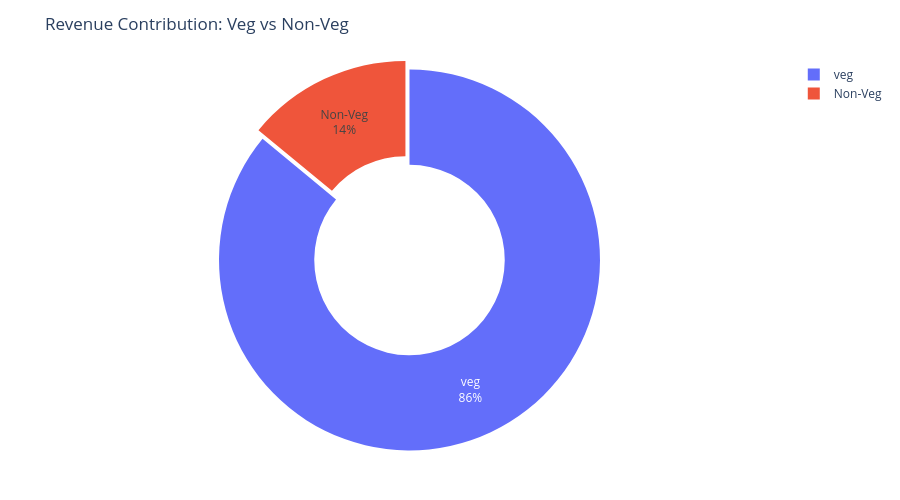

Write notebook code for a chart like this one.
### Code cell
fig = px.pie(
    food_revenue,
    values="Price (INR)",
    names="Food Category",
    hole=0.5,
    title="Revenue Contribution: Veg vs Non-Veg",
)

fig.update_traces(
    textinfo="percent+label",
    pull=[0.05,0]
)

fig.update_layout(
    height=500,
    margin=dict(t=60, b=40, l=40, r=40)
)

fig.show()

### Figure 1 — Plotly figure (JSON) as saved in the notebook; plotly's stock layout.template omitted (floating-point values rounded to 4 significant figures)
{"data": [{"domain": {"x": [0, 1], "y": [0, 1]}, "hole": 0.5, "hovertemplate": "Food Category=%{label}<br>Price (INR)=%{value}<extra></extra>", "labels": ["Non-Veg", "veg"], "legendgroup": "", "name": "", "pull": [0.05, 0], "showlegend": true, "textinfo": "percent+label", "type": "pie", "values": [7436000.0, 45580000.0]}], "layout": {"height": 500, "legend": {"tracegroupgap": 0}, "margin": {"b": 40, "l": 40, "r": 40, "t": 60}, "title": {"text": "Revenue Contribution: Veg vs Non-Veg"}}}
